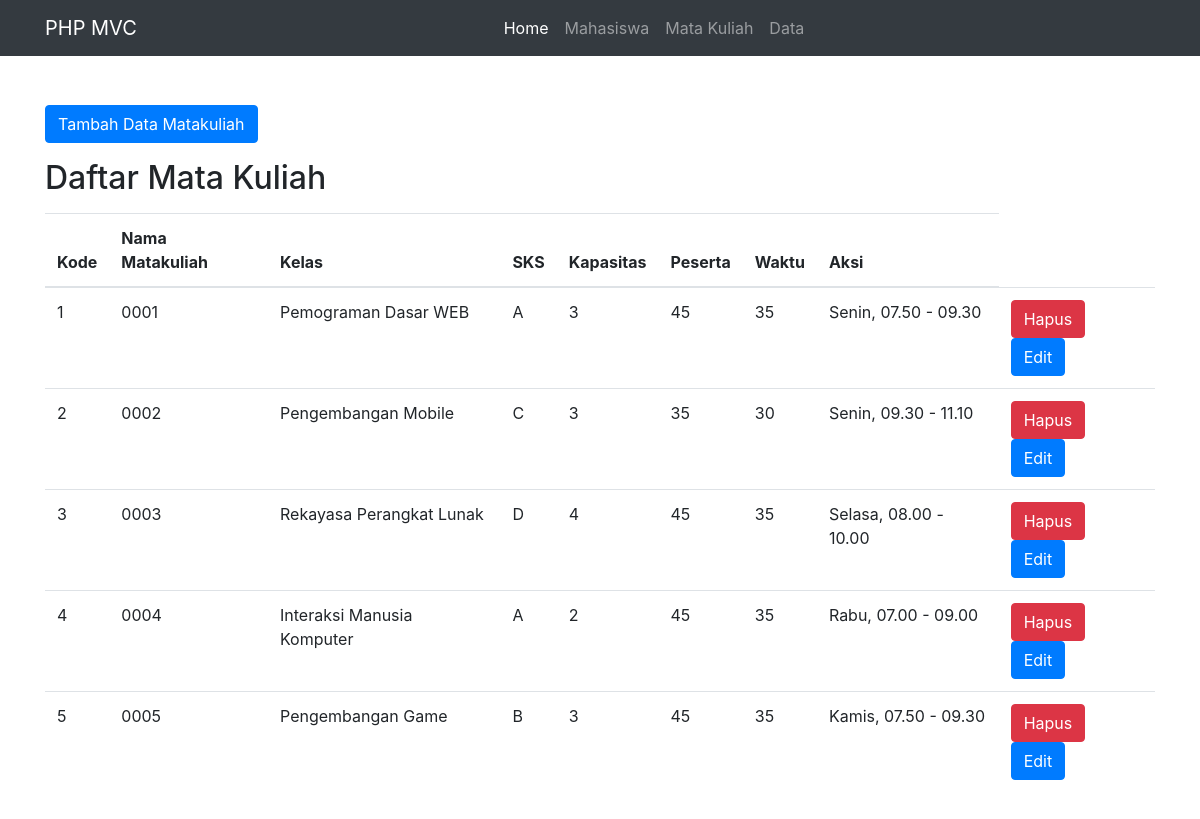
The page /public/matakuliah on the database its author committed.
### tables this page shows
CREATE TABLE `tbl_matakuliah` (
  `id_matkul` int(11) NOT NULL,
  `kode_matkul` varchar(20) NOT NULL,
  `nama_matkul` varchar(50) NOT NULL,
  `kelas` char(2) NOT NULL,
  `sks` char(2) NOT NULL,
  `kapasitas` int(11) NOT NULL,
  `peserta` int(11) NOT NULL,
  `waktu` varchar(25) NOT NULL
);

### app/core/Controller.php (called while the page is built, shortened)
<?php
class Controller {
    public function view($view, $data = [])
    {
        require_once '../app/views/' . $view . '.php';
    }
    public function model($model)
    {
        return new $model;
    }
}

### app/controllers/Matakuliah.php (called while the page is built, shortened)
<?php
class Matakuliah extends Controller
{
    public function index()
    {
        $data['judul'] = "Daftar Mata Kuliah";
        $data['matakuliah'] = $this->model('Matakuliah_model')->getAllMatakuliah();
        $this->view('matakuliah/index', $data);
    }
}

### app/core/App.php (called while the page is built, shortened)
<?php
class App
{
    protected $method = 'index';
    protected $params = [];
    public function __construct()
    {
        $this->controller = new $this->controller;
        call_user_func_array([$this->controller, $this->method], $this->params);
    }
}

### public/index.php (called while the page is built, shortened)
<?php
$app = new App;

### app/core/Database.php (called while the page is built, shortened)
<?php
class Database {
    private $host = DB_HOST;
    private $user = DB_USER;
    private $pass = DB_PASS;
    private $db_name = DB_NAME;
    private $dbh;
    private $stmt;
    public function __construct()
    {
        $dsn = 'mysql:host=' . $this->host . ';dbname=' . $this->db_name;
        $option = [
            PDO::ATTR_PERSISTENT => true,
            PDO::ATTR_ERRMODE => PDO::ERRMODE_EXCEPTION
        ];
        try {
            $this->dbh = new PDO($dsn, $this->user, $this->pass, $option);
        } catch(PDOException $e) {
            die($e->getMessage());
        }
    }
    public function query($query)
    {
        $this->stmt = $this->dbh->prepare($query);
    }
    public function execute()
    {
        $this->stmt->execute();
    }
    public function resultSet()
    {
        $this->execute();
        return $this->stmt->fetchAll(PDO::FETCH_ASSOC);
    }
}

### app/models/Matakuliah_model.php (called while the page is built, shortened)
<?php
class Matakuliah_model
{
    private $table = 'tbl_matakuliah';
    private $db;
    public function __construct()
    {
        $this->db = new Database;
    }
    public function getAllMatakuliah()
    {
        $this->db->query("SELECT * FROM ".$this->table);
        return $this->db->resultSet();
    }
}

### app/views/matakuliah/index.php (the view, shortened to what this page needs)
<div class="container mt-5">
    <div class="row">
        <div class="col-lg-6">
        </div>
    </div>
    <div class="row">
        <div class="col-lg-6">
            <button type="button" class="btn btn-primary tombolTambahDataMatkul" data-toggle="modal" data-target="#formModal">
                Tambah Data Matakuliah
            </button>
        </div>
    </div>
</div>
<div class="container" style="margin-top: 1rem; margin-bottom: 2rem;">
    <h2><?= $data['judul']; ?></h2>
    <table class="table mt-3">
        <thead>
            <tr>
                <th scope="col">Kode</th>
                <th scope="col">Nama Matakuliah</th>
                <th scope="col">Kelas</th>
                <th scope="col">SKS</th>
                <th scope="col">Kapasitas</th>
                <th scope="col">Peserta</th>
                <th scope="col">Waktu</th>
                <th scope="col">Aksi</th>
            </tr>
        </thead>
        <tbody>
            <?php foreach( $data['matakuliah'] as $matkul): ?>
            <tr>
                <td><?= $matkul['id_matkul']; ?></td>
                <td><?= $matkul['kode_matkul']; ?></td>
                <td><?= $matkul['nama_matkul']; ?></td>
                <td><?= $matkul['kelas']; ?></td>
                <td><?= $matkul['sks']; ?></td>
                <td><?= $matkul['kapasitas']; ?></td>
                <td><?= $matkul['peserta']; ?></td>
                <td><?= $matkul['waktu']; ?></td>
                <td>
                    <a href="<?= BASE_URL; ?>/matakuliah/hapus/<?= $matkul['id_matkul']; ?>" onclick="return confirm('ingin menghapus?');" class="btn btn-danger">Hapus</a>
                    <a href="<?= BASE_URL; ?>/matakuliah/edit/<?= $matkul['id_matkul']; ?>" class="btn btn-primary tampilModalUbahMatkul" data-toggle="modal" data-target="#formModal" data-id="kiyomassa">Edit</a>
                </td>
            </tr>
            <?php endforeach; ?>
        </tbody>
    </table>
</div>

### rows shown on the page
tbl_matakuliah: id_matkul "1", kode_matkul "0001", nama_matkul "Pemograman Dasar WEB", kelas "A", sks "3", kapasitas "45", peserta "35", waktu "Senin, 07.50 - 09.30"
tbl_matakuliah: id_matkul "2", kode_matkul "0002", nama_matkul "Pengembangan Mobile", kelas "C", sks "3", kapasitas "35", peserta "30", waktu "Senin, 09.30 - 11.10"
tbl_matakuliah: id_matkul "3", kode_matkul "0003", nama_matkul "Rekayasa Perangkat Lunak", kelas "D", sks "4", kapasitas "45", peserta "35", waktu "Selasa, 08.00 - 10.00"
tbl_matakuliah: id_matkul "4", kode_matkul "0004", nama_matkul "Interaksi Manusia Komputer", kelas "A", sks "2", kapasitas "45", peserta "35", waktu "Rabu, 07.00 - 09.00"
tbl_matakuliah: id_matkul "5", kode_matkul "0005", nama_matkul "Pengembangan Game", kelas "B", sks "3", kapasitas "45", peserta "35", waktu "Kamis, 07.50 - 09.30"

### other values the page prints
$data['judul'] "Daftar Mata Kuliah"
